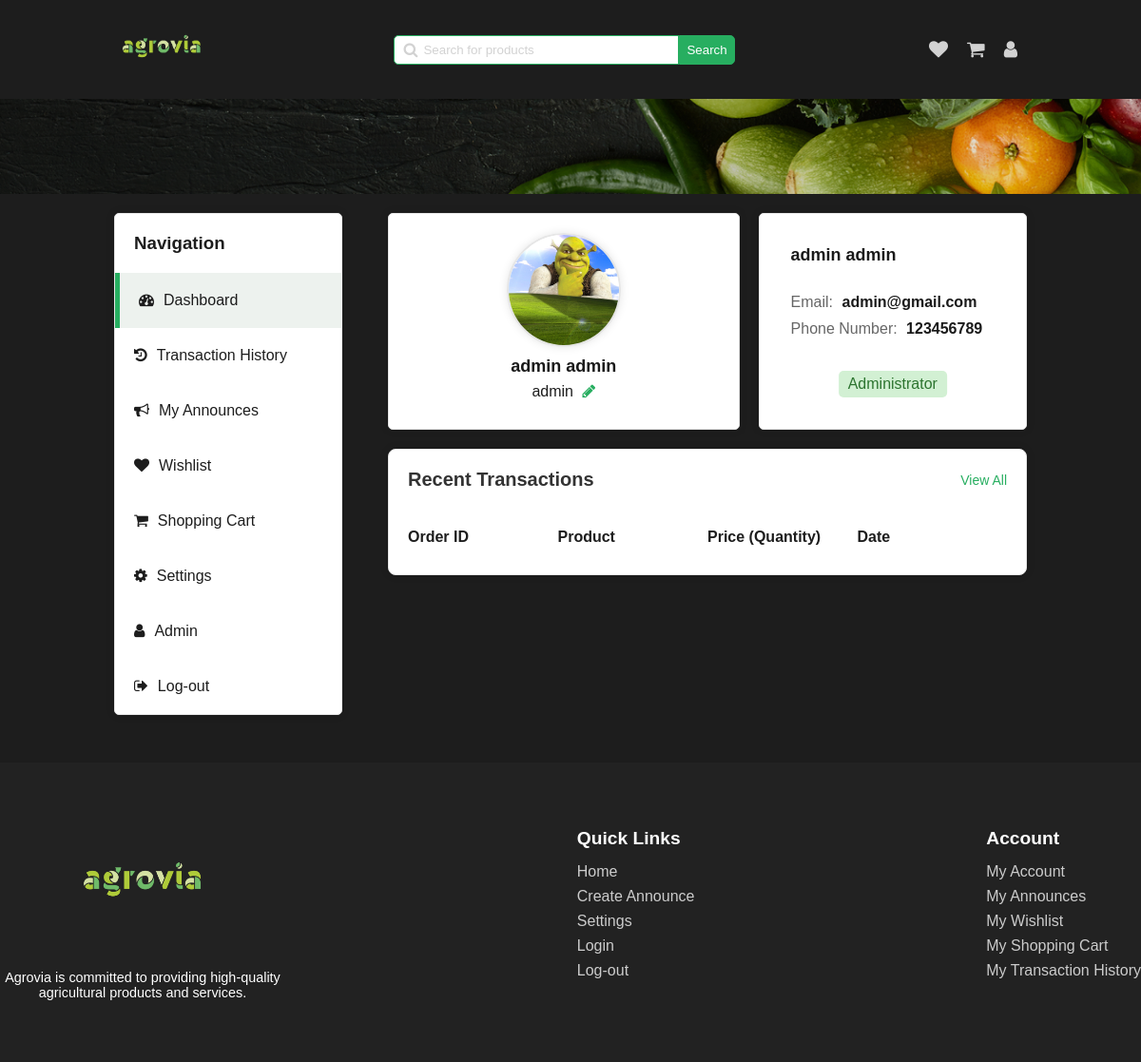
The page /pages/dashboard.php (signed in) on the database its author committed.
### tables this page shows
CREATE TABLE User (
  id INTEGER PRIMARY KEY,
  firstname TEXT,
  lastname TEXT,
  email TEXT,
  username TEXT,
  icon TEXT,
  phone_number TEXT,
  password TEXT,
  is_admin INTEGER
);

### php/user.php (called while the page is built, shortened)
<?php
require '../php/pdo.php';
function get_user_by_id($id_user)
{
    global $pdo;
    try {
        $query = "SELECT * FROM User WHERE id = :id_user";
        $stmt = $pdo->prepare($query);
        $stmt->bindParam(':id_user', $id_user);
        $stmt->execute();
        $user = $stmt->fetch(PDO::FETCH_ASSOC);
        return $user;
    } catch (PDOException $e) {
        echo $e->getMessage();
    }
}

### pages/dashboard.php (the view, shortened to what this page needs)
<!DOCTYPE html>
<html lang="en">
<head>
    <link rel="stylesheet" href="../styles/dashboard.css" onload="load_theme()">
    <link rel="stylesheet" href="../styles/main-header.css">
    <link rel="stylesheet" href="../styles/footer.css">
    <link rel="stylesheet" href="https://cdnjs.cloudflare.com/ajax/libs/font-awesome/4.7.0/css/font-awesome.min.css">
</head>
<body>
    <header>
        <a href="../pages/home.php"><img id="logo" src="../assets/logo/agrovia-green.png" alt="logo"></a>
        <div class="search-bar">
            <span>
                <i class="fa fa-search"></i>
                <input type="text" name="search" id="search" placeholder="Search for products"
                    onkeydown="if(event.keyCode === 13) search()">
            </span>
            <button onclick="search()">Search</button>
        </div>
        <div class="user">
            <a href="../pages/wishlist.php">
                <i class="fa fa-heart"></i>
            </a>
            <a href="../pages/shopping-cart.php">
                <i class="fa fa-shopping-cart"></i>
            </a>
            <a href="../pages/dashboard.php">
                <i class="fa fa-user"></i>
            </a>
        </div>
    </header>
    <div class="separator-background"></div>
    <?php
    require "../php/user.php";
    $user = get_user_by_id($_SESSION['user_id']);
    ?>
    <div class="main-container">
        <section class="navigation">
            <h3>Navigation</h3>
            <a href="../pages/dashboard.php" class="active">
                <i class="fa fa-tachometer" aria-hidden="true"></i>
                <span>Dashboard</span>
            </a>
            <a href="../pages/transaction-history.php">
                <i class="fa fa-history"></i>
                <span>Transaction History</span>
            </a>
            <a href="../pages/my-announces.php">
                <i class="fa fa-bullhorn"></i>
                <span>My Announces</span>
            </a>
            <a href="../pages/wishlist.php">
                <i class="fa fa-heart"></i>
                <span>Wishlist</span>
            </a>
            <a href="../pages/shopping-cart.php">
                <i class="fa fa-shopping-cart"></i>
                <span>Shopping Cart</span>
            </a>
            <a href="../pages/settings.php">
                <i class="fa fa-gear"></i>
                <span>Settings</span>
            </a>
            <?php
            if ($user['is_admin']) {
                echo '<a href="../pages/admin.php"><i class="fa fa-user"></i><span>Admin</span></a>';
            }
            ?>
            <a href="../php/log-out.php">
                <i class="fa fa-sign-out"></i>
                Log-out
            </a>
        </section>
        <section class="tab-content profile-section">
            <div class="profile-container">
                <div class="profile-image">
                    <img src="<?php echo $user["icon"]; ?>" alt="profile-image">
                    <div class="info">
                        <div class="name">
                            <span class="profile-name"><?php echo $user["firstname"]; ?></span>
                            <span class="profile-name"><?php echo $user["lastname"]; ?></span>
                        </div>
                        <span class="info-value"><?php echo $user["username"]; ?></span>
                        <a href="../pages/settings.php" class="edit-profile-link">
                            <i class="fa fa-pencil" aria-hidden="true"></i>
                        </a>
                    </div>
                </div>
                <div class="profile-details">
                    <div class="info">
                        <span class="info-names">
                            <?php echo $user["firstname"]; ?>
                            <?php echo $user["lastname"]; ?>
                        </span>
                    </div>
                    <div class="content">
                        <div class="info">
                            <span class="info-label">Email:</span>
                            <span class="info-value">
                                <a href="mailto: <?php echo $user['email']; ?>">
                                    <?php echo $user['email']; ?>
                                </a>
                            </span>
                        </div>
                        <div class="info">
                            <span class="info-label">Phone Number:</span>
                            <span class="info-value">
                                <a href="tel:+<?php echo $user["phone_number"]; ?>">
                                    <?php echo $user["phone_number"]; ?>
                                </a>
                            </span>
                        </div>
                        <div class="admin-status"
                            style="<?php echo $user["is_admin"] ? "display: block" : "display: none" ?>">
                            <?php
                            if ($user["is_admin"]) {
                                echo '<span class="admin-label">Administrator</span>';
                            }
                            ?>
                        </div>
                    </div>
                </div>
            </div>
            <div class="transaction-overview">
                <div class="transaction-header">
                    <h3>Recent Transactions</h3>
                    <a href="../pages/transaction-history.php">View All</a>
                </div>
                <div class="transaction">
                    <div class="transaction-item header">
                        <span class="column">Order ID</span>
                        <span class="column">Product</span>
                        <span class="column">Price (Quantity)</span>
                        <span class="column">Date</span>
                    </div>
                </div>
            </div>
        </section>
    </div>
    <div class="footer">
        <div class="footer-content">
            <div class="footer-logo">
                <a href="../pages/home.php"><img src="../assets/logo/agrovia-green.png" alt="Agrovia logo"></a>
                <p>Agrovia is committed to providing high-quality agricultural products and services.</p>
            </div>
            <div class="footer-section">
                <h3>Quick Links</h3>
                <a href="../pages/home.php">Home</a>
                <a href="../pages/create-announce.php">Create Announce</a>
                <a href="../pages/settings.php">Settings</a>
                <a href="../pages/login.php">Login</a>
                <a href="../php/log-out.php">Log-out</a>
            </div>
            <div class="footer-section">
                <h3>Account</h3>
                <a href="../pages/dashboard.php">My Account</a>
                <a href="../pages/my-announces.php">My Announces</a>
                <a href="../pages/wishlist.php">My Wishlist</a>
                <a href="../pages/shopping-cart.php">My Shopping Cart</a>
                <a href="../pages/transaction-history.php">My Transaction History</a>
            </div>
        </div>
    </div>
</body>
</html>

### styles/dashboard.css (style rules this page uses)
.main-container { margin-top: 120px; display: flex; justify-content: space-between; color: var(--dark); }
.main-container .navigation { display: flex; justify-content: flex-start; flex-direction: column; background-color: var(--white); width: 25%; border-radius: 5px; height: max-content; box-shadow: 0 0 10px rgba(0, 0, 0, 0.1); border: 1px solid var(--light-stroke); }
.main-container .navigation h3 { padding: 20px; margin: 0; color: var(--dark); }
.main-container .navigation a { padding: 20px; display: flex; justify-content: flex-start; text-decoration: none; color: var(--dark); }
.main-container .navigation a.active { background-color: var(--light-hover-green); border-left: 5px solid var(--secondary); }
.main-container .navigation a i { margin-right: 10px; }
.profile-section { width: 70%; border-radius: 5px; }
.profile-container { display: flex; margin: 0 auto; }
.profile-image { width: 55%; padding: 20px; border-radius: 5px; background-color: var(--white); display: flex; align-items: center; flex-direction: column; justify-content: center; box-shadow: 0 0 10px rgba(0, 0, 0, 0.1); border: 1px solid var(--light-stroke); }
.profile-image img { width: 120px; height: 120px; border-radius: 50%; object-fit: cover; box-shadow: 0 0 10px rgba(0, 0, 0, 0.1); border: 2px solid var(--light-stroke); }
.info > .name { font-size: 18px; font-weight: bold; margin-bottom: 7px; }
.info .name .profile-name { color: #1a1a1a; }
.profile-image > .info { margin-top: 10px; text-align: center; }
.profile-details { flex: 1; padding: 33px; background-color: var(--white); border-radius: 5px; margin-left: 20px; display: flex; flex-direction: column; width: 100%; box-shadow: 0 0 10px rgba(0, 0, 0, 0.1); border: 1px solid var(--light-stroke); }
.profile-details .content { margin-top: 20px; position: relative; height: 100%; }
.profile-details .content .admin-status { position: absolute; bottom: 0; right: 50%; transform: translateX(50%); background-color: rgba(32, 181, 38, 0.2); color: rgba(44, 116, 47, 1); padding: 5px 10px; border-radius: 5px; }
.info { margin-bottom: 10px; }
.info-label { color: #666; margin-right: 5px; }
.profile-details .content .info-value { font-weight: bold; color: #1a1a1a; }
.profile-details .content .info-value a { text-decoration: none; color: #1a1a1a; }
.profile-details .info .info-names { font-size: 18px; font-weight: 700; color: #1a1a1a; }
.edit-profile-link { color: var(--secondary); text-decoration: none; margin-left: 5px; }
.transaction-overview { margin-top: 20px; padding: 20px; background-color: var(--white); border-radius: 8px; box-shadow: 0 0 10px rgba(0, 0, 0, 0.1); border: 1px solid var(--light-stroke); }
.transaction-header { display: flex; justify-content: space-between; align-items: center; margin-bottom: 30px; }
.transaction-header h3 { font-size: 20px; color: #333; margin: 0; }
.transaction-header a { font-size: 14px; color: var(--secondary); text-decoration: none; transition: color 0.3s ease; }
.transaction-item { display: flex; justify-content: space-between; align-items: center; padding: 10px 0; border-bottom: 1px solid #dee2e6; }
.transaction-item:last-child { border-bottom: none; }
.transaction-item.header { font-weight: bold; }
.column { flex: 1; text-align: left; }

### styles/main-header.css (style rules this page uses)
header { display: flex; justify-content: space-between; align-items: center; }
header a img { width: 100px; }
header .search-bar { display: flex; align-items: center; }
header .search-bar span { display: flex; align-items: center; position: relative; }
header .search-bar span i { position: absolute; left: 10px; color: var(--text); }
header .search-bar span input { padding: 7px; border: 1px solid var(--secondary); border-radius: 5px 0 0 5px; padding-left: 30px; min-width: 300px; }
header .search-bar span input::placeholder { color: var(--text); position: absolute; left: 30px; }
header .search-bar button { padding: 7px; border-radius: 0 5px 5px 0; background-color: var(--secondary); color: var(--white); border: 1px solid var(--secondary); cursor: pointer; }
header .user { display: flex; align-items: center; }
header .user a { text-decoration: none; padding: 10px; }
header .user a i { font-size: 20px; color: var(--text); }
.separator-background { background-image: url("../assets/backgrounds/separator-background.png"); background-size: cover; background-position: center; background-repeat: no-repeat; width: 100%; height: 100px; position: absolute; left: 0; }

### rows shown on the page
user: icon (picture), firstname "admin", lastname "admin", username "admin", email "admin@gmail.com", phone_number "123456789"
